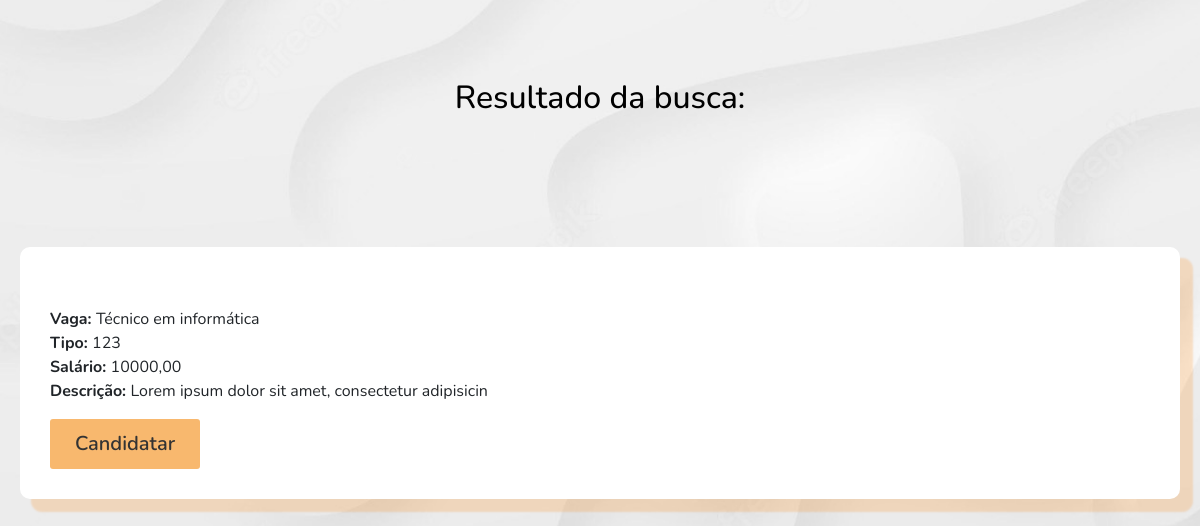
Before: /vaga/consulta.php (lower part) with the older database file.
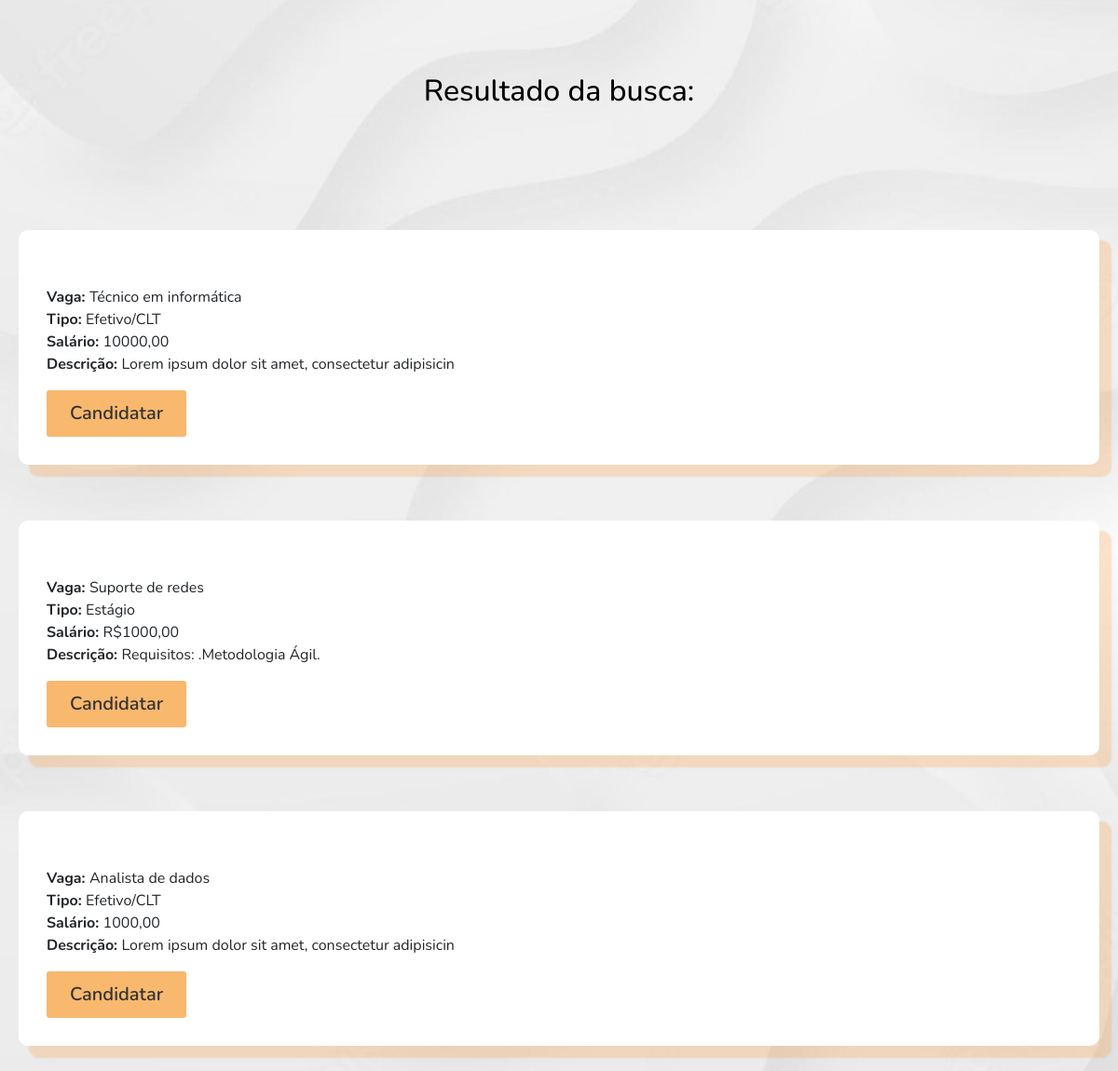
After: the same page with the newer database file.
### tables this page shows
CREATE TABLE `vaga` (
  `id` int NOT NULL,
  `nome` varchar(50) NOT NULL,
  `tipo` varchar(30) NOT NULL,
  `descricao` longtext NOT NULL,
  `salario` varchar(50) NOT NULL,
  `carga_horaria` varchar(100) NOT NULL,
  `data_publicacao` date NOT NULL,
  `data_expiracao` date NOT NULL,
  `usuario_id` int DEFAULT NULL
);

### src/database/conexao.php (called while the page is built)
<?php
class Conexao
{
    public static function getConexao()
    {
        try {
            return new PDO("mysql:host=127.0.0.1;dbname=techjobsdb", "root", "");
        } catch (\PDOException $e) {
            echo 'Error ao conectar com banco de dados. ' . $e->getMessage();
            return null;
        }
    }
}

### src/dao/vagadao.php (called while the page is built, shortened)
<?php
include_once __DIR__ . '/../database/conexao.php';
class  VagaDAO
{
    private $dbh;
    public function __construct()
    {
        $this->dbh = Conexao::getConexao();
    }
    public function getByVaga(string $nome)
    {
        $vaga = filter_input(INPUT_POST, 'vaga', FILTER_SANITIZE_SPECIAL_CHARS);
        $query = ("SELECT * FROM vaga WHERE nome LIKE '%$vaga%'");
        $stmt = $this->dbh->query($query);
        $resultados = $stmt->fetchAll(PDO::FETCH_ASSOC);
        $this->dbh = null;
        return $resultados;
    }
}

### vaga/consulta.php (the view, shortened to what this page needs)
<?php
require_once __DIR__ . '/../src/dao/vagadao.php';
$dao = new VagaDAO();
$vagas = $dao->getByVaga('$nome');
?>
<link rel="stylesheet" href="https://maxcdn.bootstrapcdn.com/bootstrap/4.0.0/css/bootstrap.min.css"
>
<link rel="stylesheet" href="../assets/css/style.css">
<link rel="stylesheet" href="https://cdn.jsdelivr.net/npm/bootstrap-icons@1.11.1/font/bootstrap-icons.css">
<body id="home">
<section class="main-blog">
    <div class="main-blog-content">
        <?php
        if (!count($vagas)) { ?>
            <div class="main-blog-header">
                <h2 class="aos-init aos-animate">
                    Ainda não temos as vagas que você procura :(
                </h2>
            </div>
        <?php } else { ?>
            <div class="main-blog-header">
                <h2 class="aos-init aos-animate">
                    Resultado da busca:
                </h2>
            </div>
            <?php foreach ($vagas
                           as $vaga) { ?>
                <article>
                    <div class="icon"><i class="fa fa-3x fa-angellist"></i></div>
                    <div class="content" title="<?= $vaga['descricao'] ?>">
                        <?php echo '<strong>Vaga: </strong>' . $vaga['nome'] ?><br>
                        <p><?php echo '<strong>Tipo: </strong> ' . $vaga['tipo'] ?><br>
                            <?php echo '<strong>Salário: </strong> ' . $vaga['salario'] ?><br>
                            <?php echo '<strong>Descrição: </strong> ' .
                                substr($vaga['descricao'], 0,
                                    (strlen($vaga['descricao']) >= 50 ? 50 :
                                        strlen($vaga['descricao']))) ?>
                        </p>
                        <span class="btn-orange">
                                    <a href="candidatar.php?id=<?= $vaga['id'] ?>"><button type="submit"
                                                                                           class="btn-primary btn-lg">Candidatar</button></a>
                                </span>
                    </div>
                </article>
            <?php }
        } ?>
    </div>
</section>
</body>

### assets/css/style.css (style rules this page uses)
* { margin: 0; padding: 0; box-sizing: border-box; font-family: Nunito, Arial, Helvetica, sans-serif; }
body { background-color: #eee; animation-name: FadeIn; animation-duration: .6s; animation-delay: .5s; animation-timing-function: ease-in-out; animation-fill-mode: backwards; animation-direction: alternate; font-family: Arial, Helvetica, sans-serif; background: url("../img/0-white-bg-1.jpeg"); background-size: cover; overflow-x: hidden; }
.btn-orange a button { border: none; padding: 10px; width: 150px; background-color: rgb(248, 184, 110); color: #333333; text-align: center; text-decoration: none; font-weight: 600; border-radius: 3px; cursor: pointer; transition: 0.6s; }
.btn-orange button { border: none; padding: 10px; width: 150px; background-color: rgb(248, 184, 110); color: #333333; text-align: center; text-decoration: none; font-weight: 600; border-radius: 3px; cursor: pointer; transition: 0.6s; }
.main-blog { max-width: 1300px; margin-left: auto; margin-right: auto; }
.main-blog .main-blog-header { width: 100%; padding-bottom: 50px; margin-bottom: 30px; }
.main-blog .main-blog-header h2 { color: #000000; margin: 0 5px; padding-top: 60px; padding-bottom: 50px; font-size: 2rem; font-weight: 500; text-align: center; }
.main-blog .main-blog-content { display: flex; flex-wrap: wrap; justify-content: space-between; margin: 20px; margin-bottom: 50px; }
.main-blog .main-blog-content article { flex-basis: 100%; margin-bottom: 60px; border: none #e2dddd; border-radius: 10px; background-color: #fff; box-shadow: 12px 12px 2px 1px rgba(255, 132, 0, 0.2); padding: 30px; }
.main-blog .main-blog-content article .icon { padding: 15px; margin: 0 auto; }
a { text-decoration: none }

Changed rows visible on the page:
changed vaga "Técnico em informática": tipo "123" → "Efetivo/CLT"
added vaga: nome "Suporte de redes", tipo "Estágio", salario "R$1000,00", descricao "Requisitos: .Metodologia Ágil."
added vaga: nome "Analista de dados", tipo "Efetivo/CLT", salario "1000,00", descricao "Lorem ipsum dolor sit amet, consectetur adipisicin"
